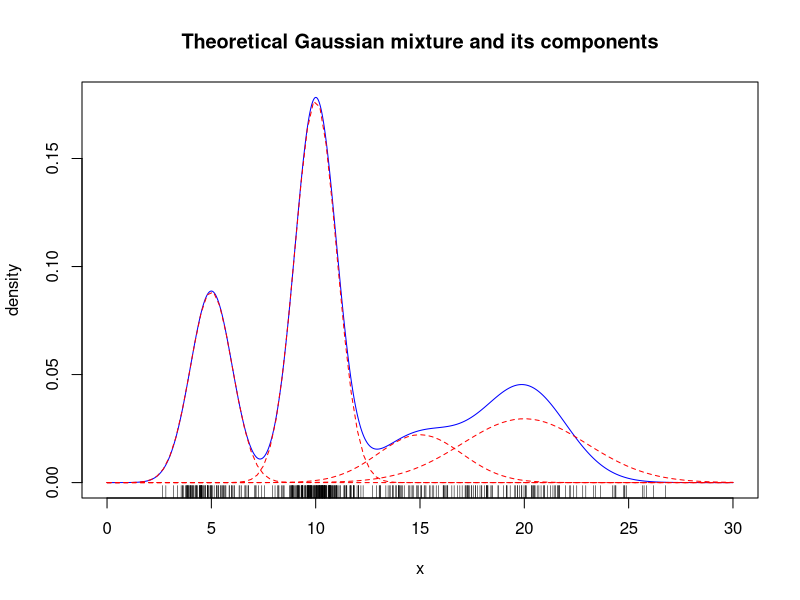
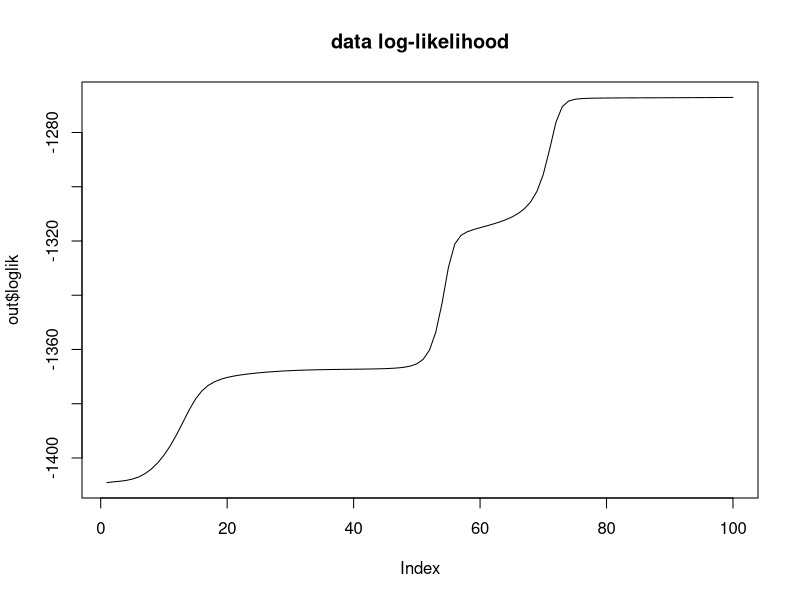
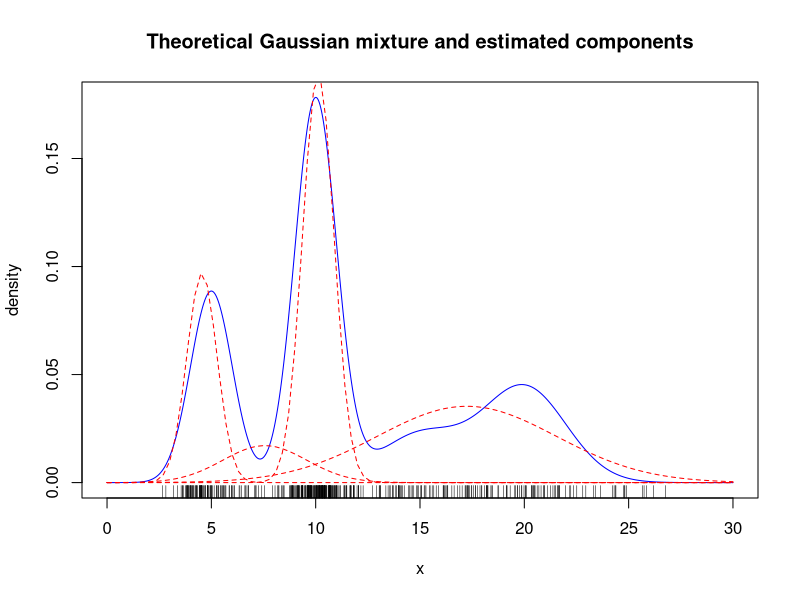
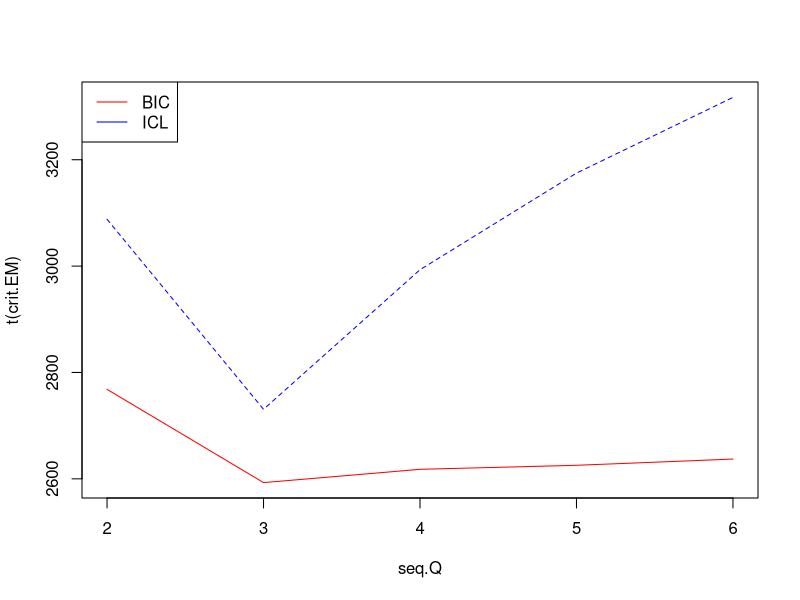
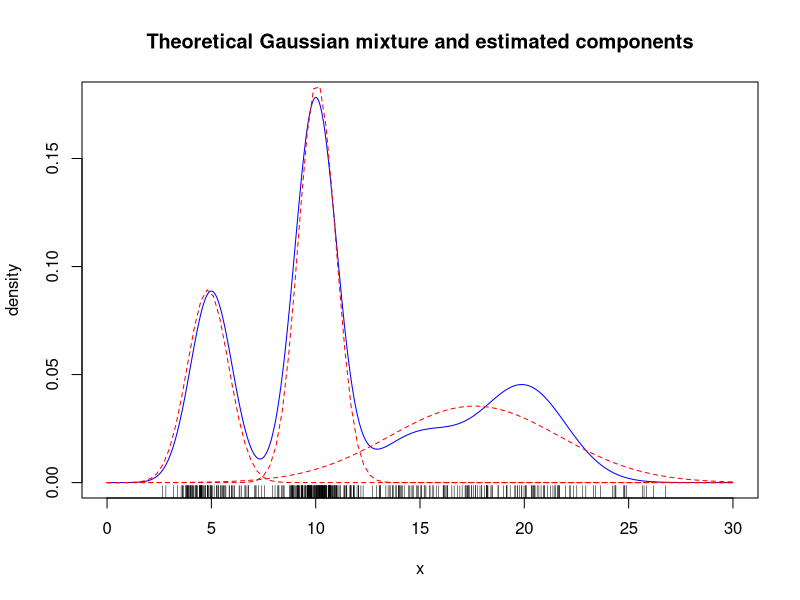

These charts were generated, in order, by the following R code:
## ---- chunk 1
knitr::opts_chunk$set(echo = TRUE, message = FALSE, warning = FALSE, cache = FALSE)
set.seed(1234)
## ---- chunk 2
get_cloglik <- function(X, Z, theta) {
  alpha <- theta$alpha; mu <- theta$mu; sigma <- theta$sigma
  xs <- scale(matrix(X,length(x),length(alpha)),mu,sigma)
  res <- sum(Z*(log(alpha)-log(sigma)-.5*(log(2*pi)+xs^2)))
  res
}
M_step <- function(X, tau) {
  n <- length(X); Q <- ncol(tau)
  alpha  <- colMeans(tau)
  mu     <- colMeans(tau * matrix(X,n,Q)) / alpha
  sigma  <- sqrt(colMeans(tau*sweep(matrix(X,n,Q),2,mu,"-")^2)/alpha)
  list(alpha = alpha, mu = mu, sigma = sigma)
}

E_step <- function(X, theta) {
  probs <- mapply(function(alpha, mu, sigma) {
    alpha*dnorm(X,mu,sigma)
  }, theta$alpha, theta$mu, theta$sigma)
  likelihoods <- rowSums(probs)
  list(tau = probs / likelihoods, loglik = sum(log(likelihoods)))
}

## ---- chunk 3
EM_mixture <- function(X, Q,
                       init.cl = sample(1:Q,n,rep=TRUE), max.iter=100, eps=1e-5) {
    n <- length(X); tau <- matrix(0,n,Q); tau[cbind(1:n,init.cl)] <- 1
    loglik  <- vector("numeric", max.iter)
    Eloglik <- vector("numeric", max.iter)
    iter <- 0; cond <- FALSE

    while (!cond) {
        iter <- iter + 1
        ## M step
        theta <- M_step(X, tau)
        ## E step
        res_Estep <- E_step(X, theta)
        tau <- res_Estep$tau
        ## check consistency
        loglik[iter]  <- res_Estep$loglik
        Eloglik[iter] <- get_cloglik(X, tau, theta)
        if (iter > 1)
            cond <- (iter>=max.iter) | Eloglik[iter]-Eloglik[iter-1] < eps
    }

    res <- list(alpha = theta$alpha,  mu = theta$mu,  sigma = theta$sigma,
                tau   = tau, cl = apply(tau, 1, which.max),
                Eloglik = Eloglik[1:iter],
                loglik  = loglik[1:iter])
    res
}
## ---- chunk 4
mu1 <- 5   ; sigma1 <- 1; n1 <- 100
mu2 <- 10  ; sigma2 <- 1; n2 <- 200
mu3 <- 15  ; sigma3 <- 2; n3 <- 50
mu4 <- 20  ; sigma4 <- 3; n4 <- 100
cl <- rep(1:4,c(n1,n2,n3,n4))
x <- c(rnorm(n1,mu1,sigma1),rnorm(n2,mu2,sigma2),
       rnorm(n3,mu3,sigma3),rnorm(n4,mu4,sigma4))
n <- length(x)

## we randomize the class ordering
rnd <- sample(1:n)
cl <- cl[rnd]
x  <- x[rnd]

alpha <- c(n1,n2,n3,n4)/n

curve(alpha[1]*dnorm(x,mu1,sigma1) +
      alpha[2]*dnorm(x,mu2,sigma2) +
      alpha[3]*dnorm(x,mu3,sigma3) +
      alpha[4]*dnorm(x,mu4,sigma3), 
      col="blue", lty=1, from=0,to=30, n=1000,
      main="Theoretical Gaussian mixture and its components",
      xlab="x", ylab="density")
curve(alpha[1]*dnorm(x,mu1,sigma1), col="red", add=TRUE, lty=2)
curve(alpha[2]*dnorm(x,mu2,sigma2), col="red", add=TRUE, lty=2)
curve(alpha[3]*dnorm(x,mu3,sigma3), col="red", add=TRUE, lty=2)
curve(alpha[4]*dnorm(x,mu4,sigma4), col="red", add=TRUE, lty=2)
rug(x)
## ---- chunk 5
out <- EM_mixture(x, Q = 4)
plot(out$loglik, main = "data log-likelihood", type="l")

curve(alpha[1]*dnorm(x,mu1,sigma1) +
      alpha[2]*dnorm(x,mu2,sigma2) +
      alpha[3]*dnorm(x,mu3,sigma3) +
      alpha[4]*dnorm(x,mu4,sigma3), col="blue",
      lty=1, from=0,to=30, n=1000,
      main="Theoretical Gaussian mixture and estimated components",
      xlab="x", ylab="density")
curve(out$alpha[1]*dnorm(x,out$mu[1],out$sigma[1]), col="red", add=TRUE, lty=2)
curve(out$alpha[2]*dnorm(x,out$mu[2],out$sigma[2]), col="red", add=TRUE, lty=2)
curve(out$alpha[3]*dnorm(x,out$mu[3],out$sigma[3]), col="red", add=TRUE, lty=2)
curve(out$alpha[4]*dnorm(x,out$mu[4],out$sigma[4]), col="red", add=TRUE, lty=2)
rug(x)

## the confusion table gives rather good results
table(out$cl,cl)
## ---- chunk 6
seq.Q <- 2:6
crit.EM <- sapply(seq.Q, function(Q) {
    out <- EM_mixture(x, Q, kmeans(x,Q)$cl)
    df <- Q - 1 + 2 * Q
    return(c(BIC = -2*tail(out$loglik ,1) + log(n)*df,
             ICL = -2*tail(out$Eloglik,1) + log(n)*df ))
})
matplot(seq.Q, t(crit.EM), type="l", col=c("red", "blue"))
legend("topleft", c("BIC", "ICL"), col=c("red", "blue"),lty=1)

Q.hat <- seq.Q[which.min(crit.EM[1, ])]
out <- EM_mixture(x, Q = Q.hat, kmeans(x, Q.hat)$cl)
par(mfrow=c(1,1))
curve(alpha[1]*dnorm(x,mu1,sigma1) +
      alpha[2]*dnorm(x,mu2,sigma2) +
      alpha[3]*dnorm(x,mu3,sigma3) +
      alpha[4]*dnorm(x,mu4,sigma3), col="blue", 
      lty=1, from=0,to=30, n=1000,
      main="Theoretical Gaussian mixture and estimated components",
      xlab="x", ylab="density")
for (q in 1:Q.hat) {
    curve(out$alpha[q]*dnorm(x,out$mu[q],out$sigma[q]), col="red", add=TRUE, lty=2)
}
rug(x)
